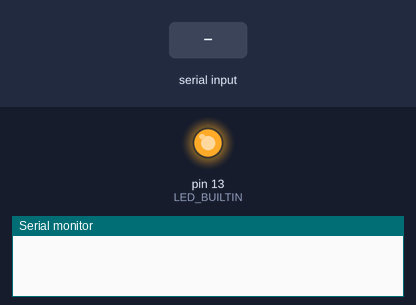
Recording of a sketch running on a simulated Arduino Uno, built with avr-gcc and run on an emulated ATmega328P. On the bench: output pins drawn as LEDs (lit = HIGH), the last lines printed to the serial monitor. The test bench sets the inputs (shaded band).

Above: at 1.2 s.
1.3 s: "on\n" received over Serial
At 2.1 s:
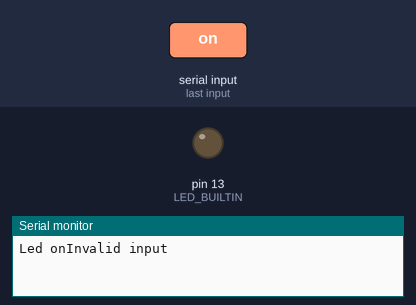
2.8 s: "off\n" received over Serial
At 3.2 s:
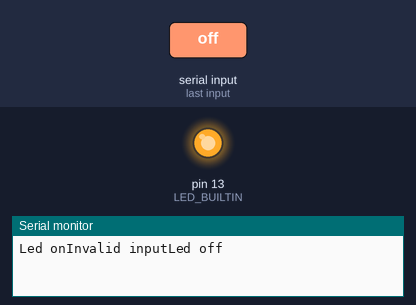
Timing chart, 0 to 5.8 s (numbered marks = the images above; inputs shaded):
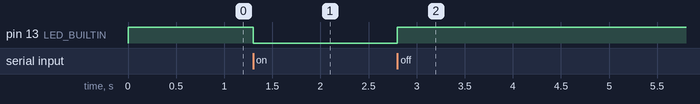

Measured:
- after the input at 1.3 s, pin 13 (LED_BUILTIN): HIGH → LOW at once
- after the input at 2.8 s, pin 13 (LED_BUILTIN): LOW → HIGH at once

The sketch:

read.ino
```cpp
String InBytes;

void setup(){
  Serial.begin(115200);
  pinMode(LED_BUILTIN,OUTPUT);
  digitalWrite(LED_BUILTIN,HIGH);
  }

void loop(){
  if (Serial.available()>0){
    InBytes = Serial.readStringUntil('\n');
    if (InBytes == "on"){
      digitalWrite(LED_BUILTIN,LOW);
      Serial.write("Led on");
      }
    if (InBytes == "off"){
      digitalWrite(LED_BUILTIN,HIGH);
      Serial.write("Led off");
      }
    else{
      Serial.write("Invalid input");
      }
    }
  }
```
